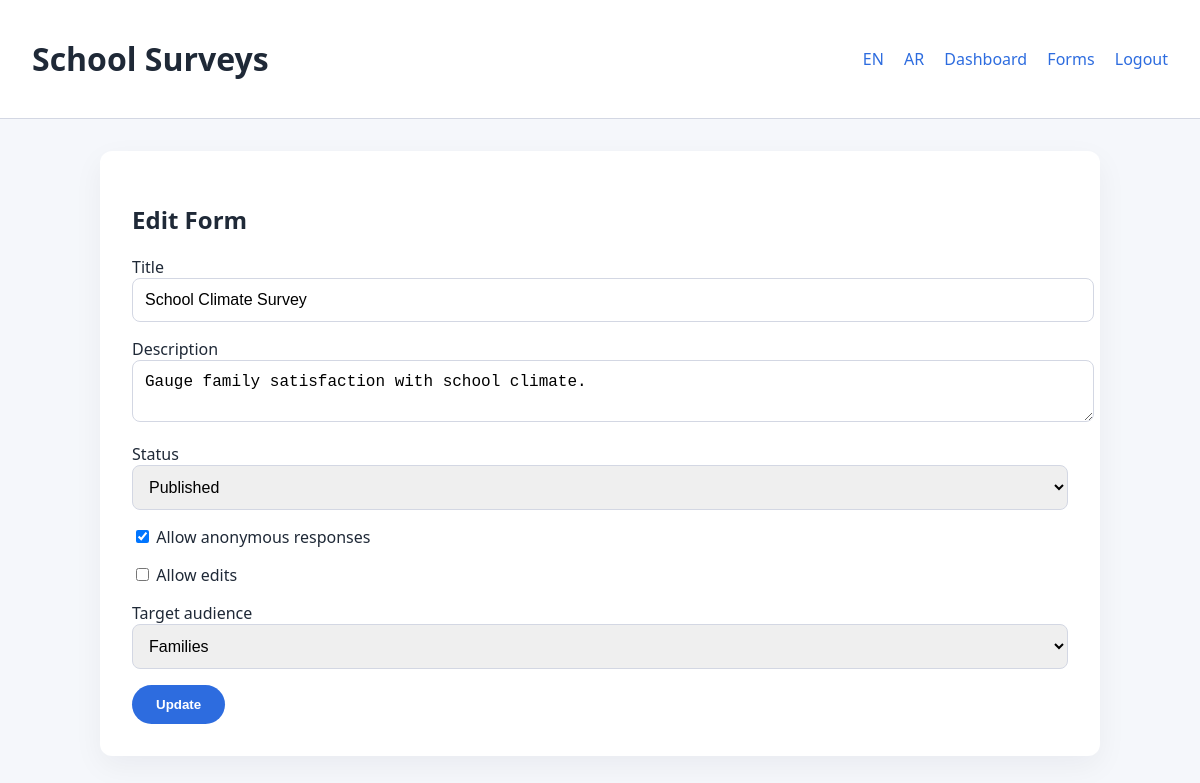
The page /forms/1/edit (signed in) on the database its author committed.
### tables this page shows
CREATE TABLE forms (
    id INT AUTO_INCREMENT PRIMARY KEY,
    owner_id INT NOT NULL,
    title VARCHAR(255) NOT NULL,
    description TEXT,
    status ENUM('draft','published') DEFAULT 'draft',
    allow_anonymous TINYINT(1) DEFAULT 0,
    allow_edits TINYINT(1) DEFAULT 0,
    target_audience ENUM('families','employees','both') DEFAULT 'families',
    settings JSON,
    created_at TIMESTAMP DEFAULT CURRENT_TIMESTAMP,
    updated_at TIMESTAMP DEFAULT CURRENT_TIMESTAMP ON UPDATE CURRENT_TIMESTAMP,
    FOREIGN KEY (owner_id) REFERENCES users(id)
);

### app/controllers/BaseController.php (called while the page is built, shortened)
<?php
class BaseController
{
    protected function view(string $template, array $data = []): void
    {
        include __DIR__ . '/../views/layout.php';
    }
}

### app/controllers/FormController.php (called while the page is built, shortened)
<?php
class FormController extends BaseController
{
    private Form $forms;
    public function __construct(PDO $pdo)
    {
        $this->forms = new Form($pdo);
    }
    public function edit(int $id): void
    {
        $form = $this->forms->find($id);
        $this->view('forms/edit', [
            'form' => $form,
            'csrf' => Csrf::field(),
        ]);
    }
}

### public/index.php (called while the page is built, shortened)
<?php
$config = require __DIR__ . '/../config.php';
$dsn = sprintf('mysql:host=%s;port=%d;dbname=%s;charset=%s', $config['db']['host'], $config['db']['port'], $config['db']['database'], $config['db']['charset']);
$pdo = new PDO($dsn, $config['db']['username'], $config['db']['password'], [
    PDO::ATTR_ERRMODE => PDO::ERRMODE_EXCEPTION,
]);
$router = new Router();
$authController = new AuthController($pdo);
$dashboardController = new DashboardController($pdo);
$formController = new FormController($pdo);
$builderController = new BuilderController($pdo);
$assignController = new AssignController($pdo);
$responseController = new ResponseController($pdo);
$analyticsController = new AnalyticsController($pdo);
$exportController = new ExportController($pdo);
$localeController = new LocaleController($pdo);
$router->get('/', fn() => header('Location: /login'));
$router->get('/login', fn() => $authController->showLogin());
$router->post('/login', fn() => $authController->login());
$router->get('/logout', fn() => $authController->logout());
$router->get('/locale/en', fn() => $localeController->switch('en'));
$router->get('/locale/ar', fn() => $localeController->switch('ar'));
$router->get('/dashboard', function () use ($dashboardController) {
    AuthMiddleware::requireLogin(['admin', 'employee'])(function () use ($dashboardController) {
        $dashboardController->index();
    });
});
$router->get('/forms', function () use ($formController) {
    AuthMiddleware::requireLogin(['admin', 'employee'])(function () use ($formController) {
        $formController->index();
    });
});
$router->get('/forms/create', function () use ($formController) {
    AuthMiddleware::requireLogin(['admin', 'employee'])(function () use ($formController) {
        $formController->create();
    });
});
$router->post('/forms', function () use ($formController) {
    AuthMiddleware::requireLogin(['admin', 'employee'])(function () use ($formController) {
        $formController->store();
    });
});
$router->get('/forms/(\d+)/edit', function ($id) use ($formController) {
    AuthMiddleware::requireLogin(['admin', 'employee'])(function () use ($formController, $id) {
        $formController->edit((int)$id);
    });
});
$router->post('/forms/(\d+)', function ($id) use ($formController) {
    AuthMiddleware::requireLogin(['admin', 'employee'])(function () use ($formController, $id) {
        $formController->update((int)$id);
    });
});
$router->get('/forms/(\d+)/builder', function ($id) use ($builderController) {
    AuthMiddleware::requireLogin(['admin', 'employee'])(function () use ($builderController, $id) {
        $builderController->builder((int)$id);
    });
});
$router->post('/forms/(\d+)/questions', function ($id) use ($builderController) {
    AuthMiddleware::requireLogin(['admin', 'employee'])(function () use ($builderController, $id) {
        $builderController->addQuestion((int)$id);
    });
});
$router->post('/forms/(\d+)/reorder', function ($id) use ($builderController) {
    AuthMiddleware::requireLogin(['admin', 'employee'])(function () use ($builderController, $id) {
        $builderController->reorder((int)$id);
    });
});
$router->get('/forms/(\d+)/assign', function ($id) use ($assignController) {
    AuthMiddleware::requireLogin(['admin', 'employee'])(function () use ($assignController, $id) {
        $assignController->show((int)$id);
    });
});
$router->post('/forms/(\d+)/assign', function ($id) use ($assignController) {
    AuthMiddleware::requireLogin(['admin', 'employee'])(function () use ($assignController, $id) {
        $assignController->assign((int)$id);
    });
});
$router->get('/forms/(\d+)/analytics', function ($id) use ($analyticsController) {
    AuthMiddleware::requireLogin(['admin', 'employee'])(function () use ($analyticsController, $id) {
        $analyticsController->show((int)$id);
    });
});
$router->get('/forms/(\d+)/export/responses', function ($id) use ($exportController) {
    AuthMiddleware::requireLogin(['admin', 'employee'])(function () use ($exportController, $id) {
        $exportController->exportResponses((int)$id);
    });
});
$router->get('/forms/(\d+)/export/analytics', function ($id) use ($exportController) {
    AuthMiddleware::requireLogin(['admin', 'employee'])(function () use ($exportController, $id) {
        $exportController->exportAnalytics((int)$id);
    });
});
$router->get('/respond/([A-Za-z0-9]+)', function ($token) use ($responseController) {
    $responseController->show($token);
});
$router->post('/respond/([A-Za-z0-9]+)', function ($token) use ($responseController) {
    $responseController->submit($token);
});
$router->dispatch($_SERVER['REQUEST_METHOD'], $_SERVER['REQUEST_URI']);

### app/middleware/AuthMiddleware.php (called while the page is built, shortened)
<?php
class AuthMiddleware
{
    public static function requireLogin(array $roles = []): callable
    {
        return function (callable $next) use ($roles) {
            if (!Auth::check()) {
                header('Location: /login');
                exit;
            }
            if ($roles && !Auth::userHasRole($roles)) {
                http_response_code(403);
                echo 'Forbidden';
                return;
            }
            $next();
        };
    }
}

### app/models/BaseModel.php (called while the page is built, shortened)
<?php
abstract class BaseModel
{
    public function __construct(PDO $pdo)
    {
        $this->pdo = $pdo;
    }
}

### app/models/Form.php (called while the page is built, shortened)
<?php
class Form extends BaseModel
{
    public function find(int $id): ?array
    {
        $stmt = $this->pdo->prepare('SELECT * FROM forms WHERE id = :id');
        $stmt->execute(['id' => $id]);
        $form = $stmt->fetch(PDO::FETCH_ASSOC);
        return $form ?: null;
    }
}

### app/views/forms/edit.php (the view, shortened to what this page needs)
<section>
    <h2>Edit Form</h2>
    <form method="POST" action="/forms/<?= $form['id'] ?>">
        <label>Title
            <input type="text" name="title" value="<?= htmlspecialchars($form['title']) ?>" required>
        </label>
        <label>Description
            <textarea name="description"><?= htmlspecialchars($form['description']) ?></textarea>
        </label>
        <label>Status
            <select name="status">
                <option value="published" <?= $form['status'] === 'published' ? 'selected' : '' ?>>Published</option>
            </select>
        </label>
        <label><input type="checkbox" name="allow_anonymous" <?= $form['allow_anonymous'] ? 'checked' : '' ?>> Allow anonymous responses</label>
        <label><input type="checkbox" name="allow_edits" <?= $form['allow_edits'] ? 'checked' : '' ?>> Allow edits</label>
        <label>Target audience
            <select name="target_audience">
                <option value="families" <?= $form['target_audience'] === 'families' ? 'selected' : '' ?>>Families</option>
            </select>
        </label>
        <button type="submit">Update</button>
    </form>
</section>

### app/router.php (shortened to what this page needs)
<?php
class Router
{
    private array $routes = [];
    public function get(string $path, callable $handler): void
    {
        $this->routes['GET'][] = [$path, $this->compile($path), $handler];
    }
    public function post(string $path, callable $handler): void
    {
        $this->routes['POST'][] = [$path, $this->compile($path), $handler];
    }
    private function compile(string $path): string
    {
        return '#^' . $path . '$#';
    }
    public function dispatch(string $method, string $uri): void
    {
        $path = rtrim(parse_url($uri, PHP_URL_PATH) ?? '/', '/') ?: '/';
        $routes = $this->routes[$method] ?? [];
        foreach ($routes as [$route, $pattern, $handler]) {
            if ($route === $path || preg_match($pattern, $path, $matches)) {
                $params = array_slice($matches ?? [], 1);
                $handler(...$params);
                return;
            }
        }
    }
}

### public/css/styles.css (style rules this page uses)
:root { font-family: 'Segoe UI', sans-serif; color-scheme: light; --primary: #2d6cdf; --background: #f5f7fb; --border: #d3d7e3; }
body.layout { margin: 0; background: var(--background); color: #1f2937; }
.auth, .dashboard, section { background: white; padding: 2rem; border-radius: 12px; box-shadow: 0 10px 30px rgba(15, 23, 42, 0.05); }
label { display: block; margin-block: 1rem; }
input[type="text"], input[type="email"], input[type="password"], textarea, select, input[type="datetime-local"], input[type="date"] { width: 100%; padding: 0.75rem; border: 1px solid var(--border); border-radius: 8px; font-size: 1rem; }
button, .button { background: var(--primary); color: white; border: none; padding: 0.75rem 1.5rem; border-radius: 999px; cursor: pointer; display: inline-block; font-weight: 600; }

### rows shown on the page
forms: title "School Climate Survey", description "Gauge family satisfaction with school climate.", status "Published", allow_anonymous "☑", target_audience "Families"
